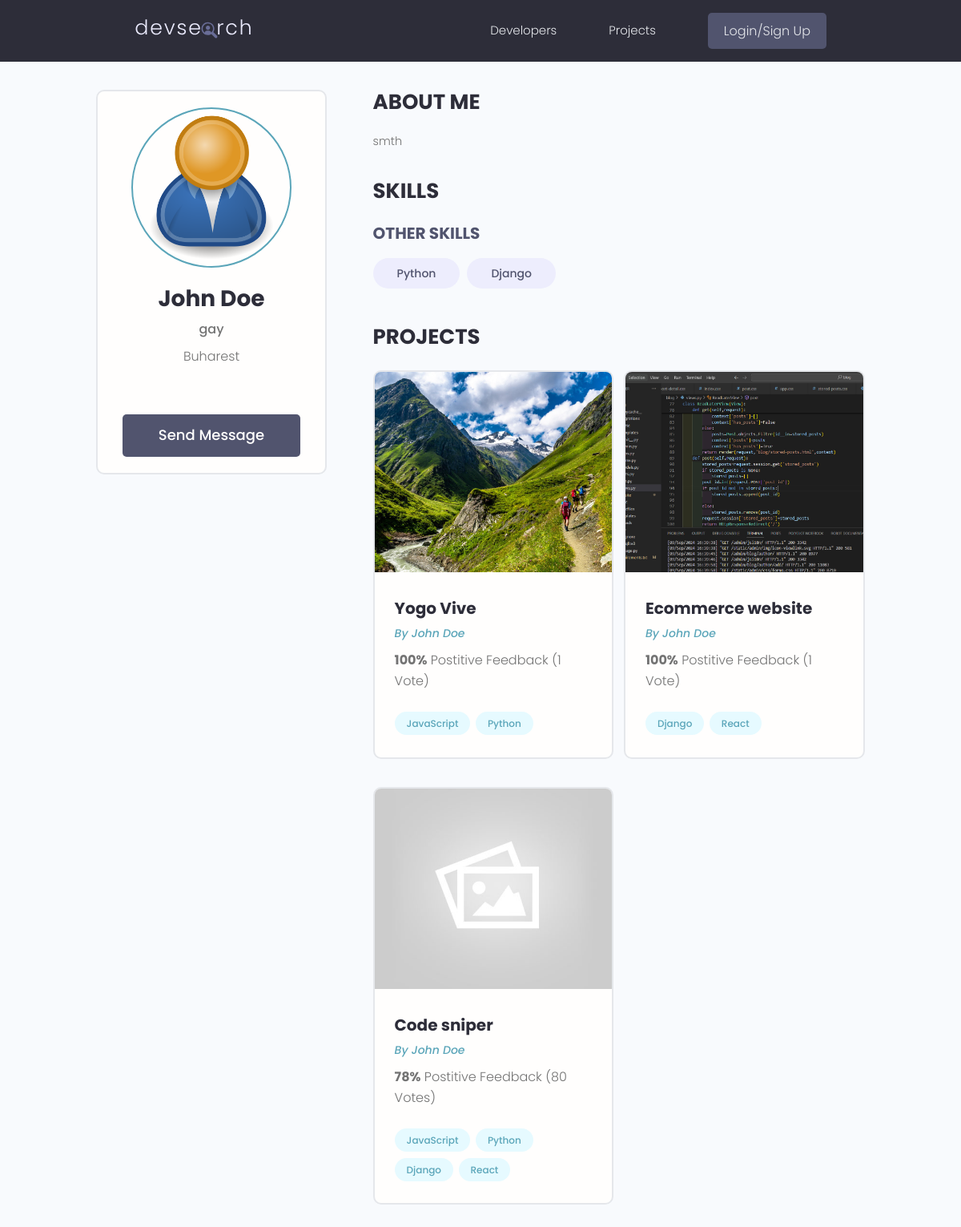
/profile/d5915116-4ccd-4d27-a42c-43b8b35342c6, run on the app's committed database.
### users/models.py (models this page shows, shortened)
class Profile(models.Model):
    user = models.OneToOneField(User, on_delete=models.CASCADE, null=True, blank=True)
    name = models.CharField(max_length=200, blank=True, null=True)
    email = models.EmailField(max_length=500, blank=True, null=True)
    username = models.CharField(max_length=200, blank=True, null=True)
    location = models.CharField(max_length=200, blank=True, null=True)
    short_intro = models.CharField(max_length=200, blank=True, null=True)
    bio = models.TextField(blank=True, null=True)
    profile_image = models.ImageField(null=True, blank=True, upload_to='profiles/', default="profiles/user-default.png")
    social_github = models.CharField(max_length=200, blank=True, null=True)
    social_twitter = models.CharField(max_length=200, blank=True, null=True)
    social_linkedin = models.CharField(max_length=200, blank=True, null=True)
    social_youtube = models.CharField(max_length=200, blank=True, null=True)
    social_website = models.CharField(max_length=200, blank=True, null=True)
    created=models.DateTimeField(auto_now_add=True)
    id = models.UUIDField(default=uuid.uuid4,unique=True,primary_key=True,editable=False)

class Skill(models.Model):
    owner=models.ForeignKey(Profile, on_delete=models.CASCADE, null=True, blank=True)
    name=models.CharField(max_length=200, blank=True, null=True)
    description=models.TextField(null=True, blank=True)
    created=models.DateTimeField(auto_now_add=True)
    id = models.UUIDField(default=uuid.uuid4,unique=True,primary_key=True,editable=False)
    def __str__(self):
        return self.name

### projects/models.py (models this page shows, shortened)
class Project(models.Model):
    owner = models.ForeignKey(Profile,null=True,blank=True,on_delete=models.SET_NULL)
    title=models.CharField(max_length=200)
    description=models.TextField(null=True,blank=True)
    featured_img=models.ImageField(null=True,blank=True,default='default.jpg')
    demo_link=models.CharField(max_length=2000,null=True,blank=True)
    source_link=models.CharField(max_length=2000,null=True,blank=True)
    tags=models.ManyToManyField('Tag',blank=True)
    vote_total=models.IntegerField(default=0,null=True,blank=True)
    vote_ratio=models.IntegerField(default=0,null=True,blank=True)
    created=models.DateTimeField(auto_now_add=True)
    id = models.UUIDField(default=uuid.uuid4,unique=True,primary_key=True,editable=False)
    class Meta:
        ordering=['-vote_ratio','-vote_total']

class Tag(models.Model):
    name=models.CharField(max_length=200)
    created=models.DateTimeField(auto_now_add=True)
    id = models.UUIDField(default=uuid.uuid4,unique=True,primary_key=True,editable=False)
    def __str__(self):
        return self.name

### users/views.py (the view)
# urls.py: path('profile/<str:pk>',views.userProfile,name='user-profile'),
def userProfile(request,pk):
    profile=Profile.objects.get(id=pk)
    topSkills=profile.skill_set.exclude(description__exact="")
    otherSkills=profile.skill_set.filter(description="")
    context={'profile':profile,'topSkills':topSkills,'otherSkills':otherSkills}
    return render(request,'users/user-profile.html',context)

### users/templates/users/user-profile.html (shortened to what this page needs)
{% extends 'main.html' %}
{% load static %}
{% block content %}
    <div class="container">
      <div class="layout">
        <div class="column column--1of3">
          <div class="card text-center">
            <div class="card__body dev">
              <img class="avatar avatar--xl" src="{{ profile.profile_image.url }}" />
              <h2 class="dev__name">{{ profile.name }}</h2>
              <p class="dev__title">{{ profile.short_intro }}</p>
              <p class="dev__location">{{ profile.location }}</p>
              {% if request.user.profile.id != profile.id %}
              <a href="{% url 'create-message' profile.id %}" class="btn btn--sub btn--lg">Send Message </a>
              {% endif %}
            </div>
          </div>
        </div>
        <div class="column column--2of3">
          <div class="devInfo">
            <h3 class="devInfo__title">About Me</h3>
            <p class="devInfo__about">{{ profile.bio }}</p>
          </div>
          <div class="devInfo">
            <h3 class="devInfo__title">Skills</h3>
            <div class="devInfo__skills">
              <h3 class="devInfo__subtitle">Other Skills</h3>
              <div class="devInfo__otherSkills">
                {% for skill in otherSkills %}
                <span class="tag tag--pill tag--sub tag--lg">
                  <small>{{skill}}</small>
                </span>
                {% endfor %}
              </div>
            </div>
          </div>
          <div class="devInfo">
            <h3 class="devInfo__title">Projects</h3>
            <div class="grid grid--two">
                {% for project in profile.project_set.all %}
              <div class="column">
                <div class="card project">
                  <a href="{% url 'project' project.id %}" class="project">
                    <img class="project__thumbnail" src="{{project.featured_img.url}}" alt="project thumbnail" />
                    <div class="card__body">
                      <h3 class="project__title">{{project.title}}</h3>
                      <p><a class="project__author" href="{% url 'user-profile' project.owner.id %}">By {{project.owner.name}}</a></p>
                      <p class="project--rating">
                        <span style="font-weight: bold;">{{project.vote_ratio}}%</span> Postitive
                        Feedback ({{project.vote_total}} Vote{{project.vote_total|pluralize:"s"}})
                      </p>
                      <div class="project__tags">
                        {% for tag in project.tags.all %}
                        <span class="tag tag--pill tag--main">
                          <small>{{tag}}</small>
                        </span>
                       {% endfor %}
                      </div>
                    </div>
                  </a>
                </div>
              </div>
            {% endfor %}
            </div>
          </div>
        </div>
      </div>
    </div>
{% endblock content %}

### static/styles/app.css (style rules this page uses)
:root { --color-sub: #2d2d39; }
.btn--sub { background-color: var(--color-sub-light); }
.card { border: 2px solid var(--color-light); }
img { width: 100%; }
.dev__name { color: var(--color-sub); font-size: 2.8rem; font-weight: 700; margin-top: 1rem; margin-bottom: 0.5rem; }
.dev__title { font-size: 1.6rem; font-weight: 500; line-height: 1.3; }
.dev__location { margin-top: 1rem; }
.devInfo { margin-bottom: 3rem; }
.devInfo__title, .devInfo__subtitle { font-size: 2.6rem; color: var(--color-sub); text-transform: uppercase; font-weight: 700; margin-bottom: 1.5rem; }
.devInfo__subtitle { font-size: 2rem; color: var(--color-sub-light); }
.devInfo__about, .devSkill__info { font-size: 1.45rem; line-height: 1.7; text-align: justify; }
.project__author { font-size: 1.4rem; font-style: italic; }
.project--rating { margin-bottom: 1.6em; margin-top: .5em; }
.project__thumbnail { height: 25rem; object-fit: cover; object-position: top center; }
.project__title { font-size: 2rem; font-weight: 700; color: var(--color-sub); }

### static/uikit/styles/modules/_variables.css (style rules this page uses)
:root { --color-main: #5aa5b9; --color-main-light: #e6faff; --color-sub: #3f4156; --color-sub-light: #51546e; --color-sub-lighter: #ededfd; --color-text: #737373; --color-gray: #8b8b8b; --color-light: #e5e7eb; --color-light-gray: #767676; --color-bg: #f8fafd; --color-white: #fffefd; --color-white-light: #f3f3f3; --color-success: #359e64; --color-success-bg: #def8e8; --color-error: #fc4b0b; --color-error-bg: #fff2ee; --font-base: 'Poppins', arial, helvetica, 'Segoe UI', roboto, ubuntu, sans-serif; --font-monospace: 'Fira Code', 'Courier New', courier, monospace; --font-regular: 300; --font-medium: 500; --font-bold: 700; --generic-shadow: 1px 1px 5px #00000010; --generic-transition: all 0.3s ease-in-out; }

### static/uikit/styles/modules/_base.css (style rules this page uses)
* { margin: 0; padding: 0; box-sizing: border-box; text-rendering: optimizeLegibility; color: inherit; font-size: inherit; }
html { font-size: 50%; }
@media only screen and (min-width: 480px) { html { font-size: 56.25%; } }
@media only screen and (min-width: 1200px) { html { font-size: 62.5%; } }
body { line-height: 1.6; font-weight: 400; font-size: 1.5rem; color: var(--color-text); background-color: var(--color-bg); min-height: 100vh; }

### static/uikit/styles/modules/_typography.css (style rules this page uses)
* { font-family: var(--font-base); }
h2 { font-size: 3.6rem; font-weight: var(--font-bold); }
h3 { font-size: 3.2rem; font-weight: var(--font-medium); }
p, span, strong { font-size: 1.6rem; color: var(--color-text); font-weight: var(--font-regular); }
a { padding-bottom: 2px; text-decoration: none; display: inline-block; color: var(--color-main); font-weight: var(--font-medium); }

### static/uikit/styles/modules/_utilities.css (style rules this page uses)
.container { width: 92%; max-width: 165rem; margin: 0 auto; box-sizing: border-box; }
@media screen and (min-width: 1000px) { .container { width: 90%; } }
@media screen and (min-width: 1200px) { .container { width: 80%; } }
.text-center { text-align: center; }

### static/uikit/styles/modules/_avatar.css (style rules this page uses)
.avatar { border-radius: 50%; border: 2px solid var(--color-main); object-fit: cover; }
.avatar--xl { height: 20rem; width: 20rem; }

### static/uikit/styles/modules/_button.css (style rules this page uses)
.btn { display: inline-block; position: relative; cursor: pointer; background-color: var(--color-light); font-weight: var(--font-medium); color: var(--color-sub); text-decoration: none; padding: 1rem 2rem; border-radius: 0.5rem; border: none; width: -webkit-fit-content; width: -moz-fit-content; width: fit-content; height: -webkit-fit-content; height: -moz-fit-content; height: fit-content; font-size: 1.6rem; outline-width: 0; outline-color: transparent; -webkit-backface-visibility: hidden; backface-visibility: hidden; transition: all 0.3s ease-in-out; }
.btn--sub { background-color: var(--color-sub); color: var(--color-white); }
.btn--lg { font-size: 1.8rem; padding: 1.2rem 4.5rem; }

### static/uikit/styles/modules/_card.css (style rules this page uses)
.card { border-radius: 1rem; background-color: var(--color-white); border: 1.5px solid var(--color-light); width: auto; height: auto; margin-top: 0.5rem; margin-bottom: 0.5rem; overflow: hidden; }
.card__body, .card__header { padding: 2rem 2.5rem; }

### static/uikit/styles/modules/_grid.css (style rules this page uses)
.grid { display: flex; flex-wrap: wrap; justify-content: flex-start; align-items: stretch; }
.grid > .column { min-width: 28rem; margin-bottom: 2.5rem; }
.grid--two > .column { flex-basis: 100%; }
@media screen and (min-width: 800px) { .grid--two { margin-right: -2%; } }
@media screen and (min-width: 800px) { .grid--two > .column { margin-right: 2%; } }
@media screen and (min-width: 800px) { .grid--two > .column { flex-basis: 48%; } }

### data on the page
Profile: profile_image (placeholder picture), name "John Doe", short_intro "gay", location "Buharest", bio "smth"
Skill: name "Python"
Skill: name "Django"
Project: featured_img (picture), title "Yogo Vive", owner.name "John Doe", vote_ratio "100", vote_total "1"
Tag: name "JavaScript"
Tag: name "Python"
Project: featured_img (picture), title "Ecommerce website", owner.name "John Doe", vote_ratio "100", vote_total "1"
Tag: name "Django"
Tag: name "React"
Project: featured_img (placeholder picture), title "Code sniper", owner.name "John Doe", vote_ratio "78", vote_total "80"
